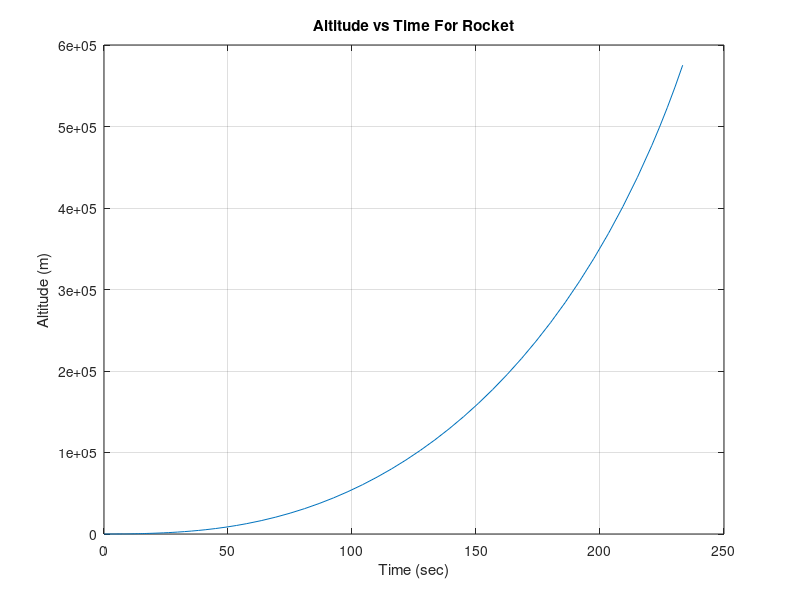
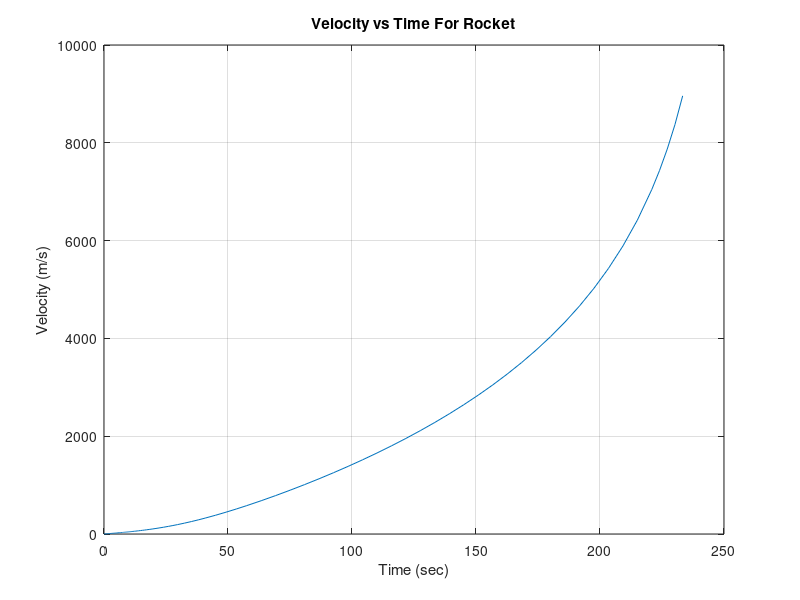
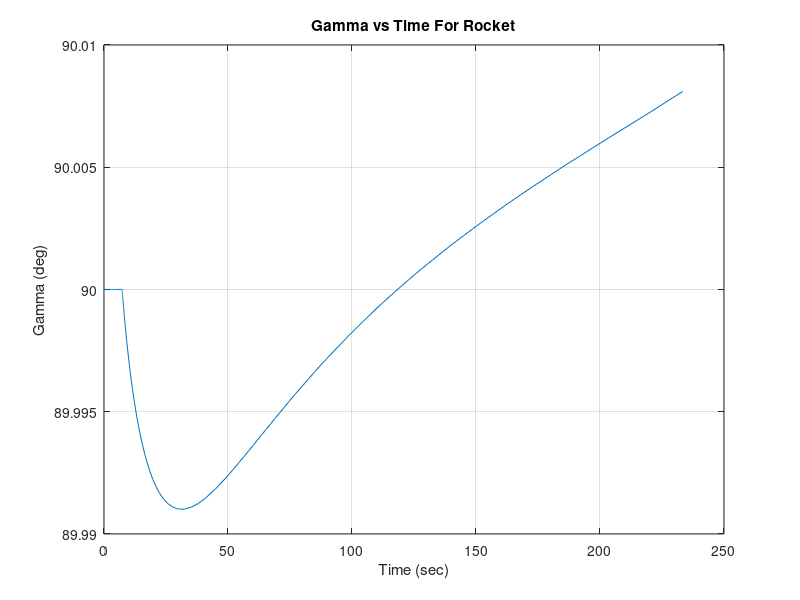
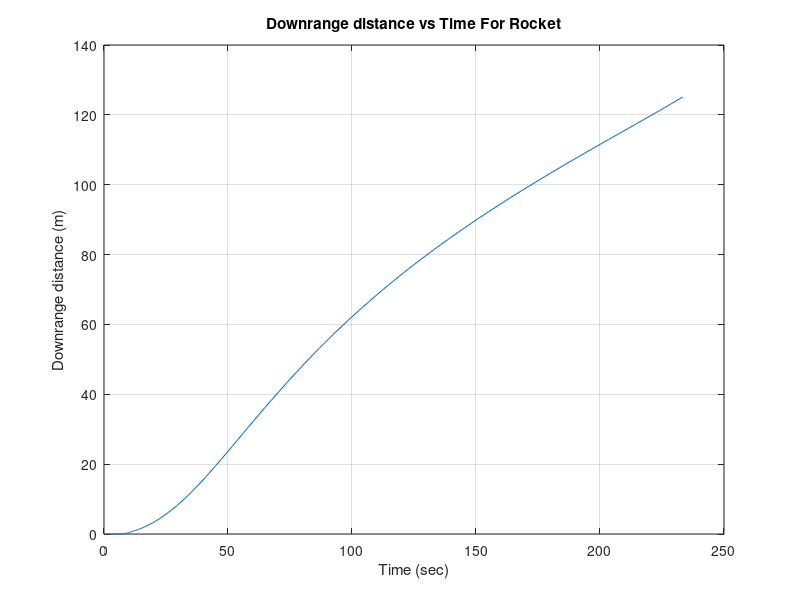

Source code (MATLAB) for these figures, in order:
function EGA215_954313_A1_Q2
    clc

    m0 = 12000;        %lift off mass (kg)
    n = 15;            %mass ratio
    T2W = 1.4;         %thrust to weight ratio
    Isp = 350;         %specific impulse (sec)
    rho0 = 1.225;      %sea level density of atmosph 
    hscale = 7500;     %density scale height (m)
    g = 9.81;          %gravity constant
    
    W = m0 * g;        %Weight intital (N)
    T = T2W * W;       %thrust at initial weight
    mdot = T/(Isp * g);%exhaust mass flow rate with initial thrust
    mp = m0 - m0/n;    %propellent mass
    tb0 = mp/mdot;     %time to burnout
    
    Re = 6378;         %earths radius at the equator (km)
    
    
    [t , u] = ode45(@Q2a ,[0,tb0], [0; 90; 0; 0]);
    
    figure(1)
    plot(t,u(:,3))
    xlabel('Time (sec)') 
    ylabel('Altitude (m)')
    title('Altitude vs Time For Rocket')
    grid on
    
    figure(2)
    plot(t,u(:,1))
    xlabel('Time (sec)') 
    ylabel('Velocity (m/s)')
    title('Velocity vs Time For Rocket')
    grid on
    
    figure(3)
    plot(t,u(:,2))
    xlabel('Time (sec)') 
    ylabel('Gamma (deg)')
    title('Gamma vs Time For Rocket')
    grid on
    
    figure(4)
    plot(t,u(:,4))
    xlabel('Time (sec)') 
    ylabel('Downrange distance (m)')
    title('Downrange distance vs Time For Rocket')
    grid on
    
    %-----------------------------------%
    %Q2 d)
    %-----------------------------------%
    
    figure(5)
    plot(u(:,4),u(:,3)/1000)
    xlabel('Downrange distance (m)') 
    ylabel('Altitude (km)')
    title('Downrange distance vs Altitude (Rocket Trajectory)')
    axis equal
    grid on
    
    %-----------------------------------%
    %Q2 e)
    %-----------------------------------%

    %Burn out altitude (km)
    hbo = max(u(:,3))/1000;
    
    %burn out velocity 
    vbo = max(u(:,1));
    
    %burn out pitch angle 
    gammab0 = max(u(:,2));
    
    %minimal orbital velocity
    mu = 398600;  %km3/s2
    vorbit = (sqrt(mu/(Re + hbo))) * 1000;
    
    fprintf('Q2 e)\nBurnout Velocity: %f m/s \nBurnout Altitude: %f km \nMinimal orbital velocity: %f m/s \nBurnout Pitch Angle: %f deg\n',vbo,hbo,vorbit,gammab0)
    %-----------------------------------%
    
    rho = rho0*exp((-(u(:,3))/hscale)); %density variation equation 
    v = u(:,1); %velocity values
    q = 0.5.*rho.*v.^2; %dynamic pressure equation
    
    figure(6)
    plot(t,q)
    xlabel('Time (sec)') 
    ylabel('Dynamic pressure (Pa)')
    title('Dynamic pressure vs Time')
    grid on
    
    qmax = max(q(:,1));
    h = 9782.85196000901/1000;
    
    h_qmax = 9782.85196000901; %altitude (m) took from data
    v_qmax = 490.825600514135; %velocity (m/s) took from data
    rho_qmax = rho0*exp((-(h_qmax)/hscale));
    Dynamic_P = 0.5*rho_qmax*v_qmax^2; 
   
    fprintf('Q2 f)\nMax Q: %f Pa\nAltitude: %f km\n', qmax, h)
    fprintf('Numerically determined Q max: %f Pa \n', Dynamic_P)
end

    function du = Q2a(t,u)
        v = u(1);
        gamma = u(2);
        h = u(3);
        x = u(4);
        
        g = 9.81; 
        m0 = 12000;
        rho0 = 1.225;     
        hscale = 7.5; 
        Re = 6378;
        d = 1.2;        %vehicle diameter (m)
        A = pi*d^2/4;   %area of rocket (m2)
        Cd = 0.5;       %drag coefficient
        T2W = 1.4;
        W = m0 * g;         
        T = T2W * W;  
        Isp = 350;
        htower = 110;   %tower height (m)
        mdot = T/(Isp * g);
        
        rho = rho0*exp(-h/hscale);
        gh = g/((1 + h/Re)^2); %gravity variation with altitude
        
        D = A * Cd *0.5* rho * v^2; %Drag equation
        m = m0-mdot*t;
        
        if h<htower
            dv = (T-D)/m - gh*sind(gamma);
            dgamma = (v/(Re+h)-(gh/(max(v,1e-6))))*cosd(gamma);
            dh = v*sind(gamma);
            dx = Re/(Re+h)*v*cosd(gamma);
        else
            dv = (T-D)/m - gh*sind(89.75);
            dgamma = (v/(Re+h)-(gh/(max(v,1e-6))))*cosd(89.75);
            dh = v*sind(89.75);
            dx = Re/(Re+h)*v*cosd(89.75);
        end
        
        du = [dv; dgamma; dh; dx];
       
    end